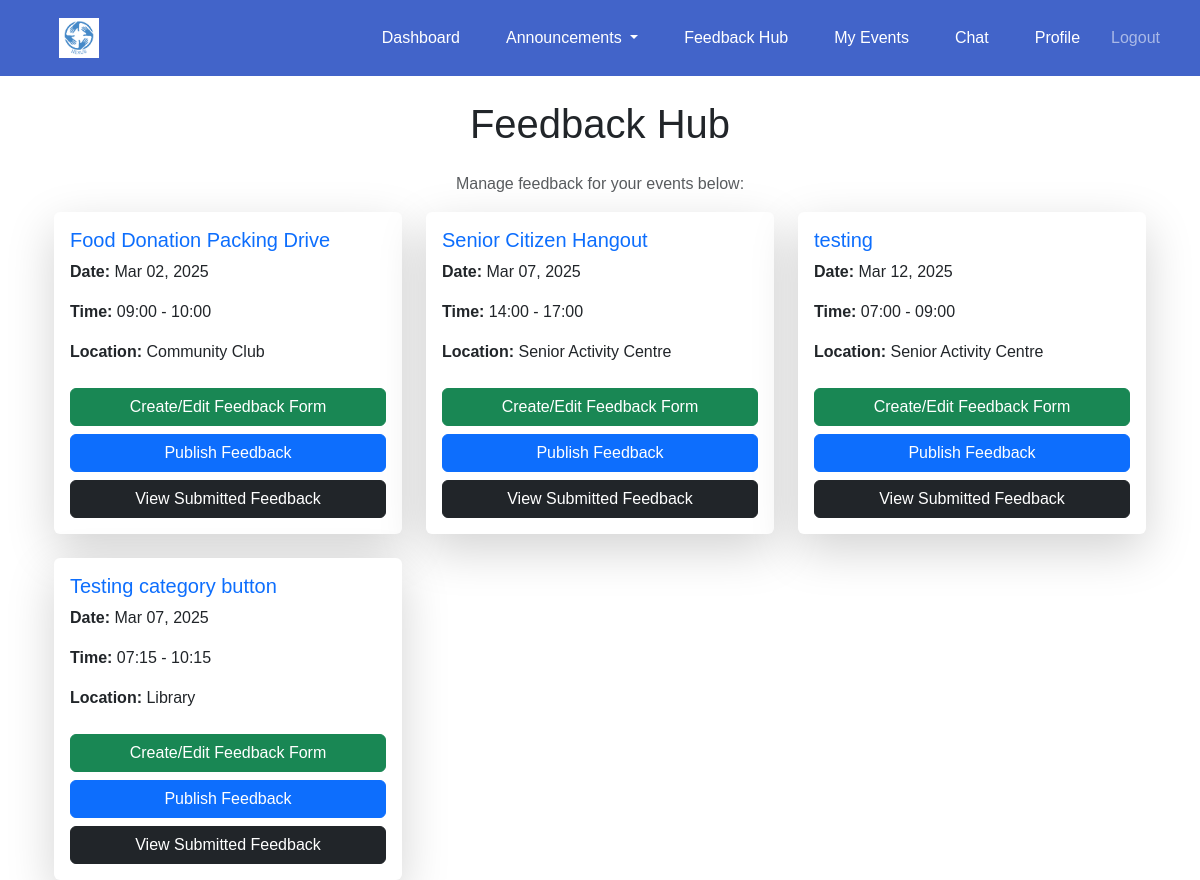
Screenshot of /events/feedback-hub/ (signed in) with the database file from the repository.
### events/models.py (models this page shows, shortened)
class Event(models.Model):
    CATEGORY_CHOICES = [
        ('education', 'Education'),
        ('social development', 'Social Development'),
        ('senior citizen', 'Senior Citizen'),
    ]
    organisation = models.ForeignKey(settings.AUTH_USER_MODEL, on_delete=models.CASCADE)
    name = models.CharField(max_length=255)
    description = models.TextField()
    date = models.DateTimeField()
    start_time = models.TimeField(default=time(9, 0))  # Default: 09:00 AM
    end_time = models.TimeField(default=time(17, 0))  # Default: 05:00 PM
    location = models.CharField(max_length=255)
    volunteers_needed = models.PositiveIntegerField()
    roles_responsibilities = models.TextField()
    category = models.CharField(max_length=50, choices=CATEGORY_CHOICES, blank=False, default='Education')

### events/views.py (the view)
# urls.py: path('feedback-hub/', views.feedback_hub, name='feedback_hub'),
@login_required
def feedback_hub(request):
    events = Event.objects.filter(organisation=request.user)  # Get all events for this organization
    return render(request, "events/feedback_hub.html", {"events": events})

### events/templates/events/feedback_hub.html (shortened to what this page needs)
{% extends "base.html" %}
{% block content %}
<div class="container mt-4">
    <h1 class="mb-4 text-center">Feedback Hub</h1>
    <p class="text-muted text-center">Manage feedback for your events below:</p>
    {% if events %}
        <div class="row g-4">
            {% for event in events %}
                <div class="col-md-6 col-lg-4">
                    <div class="card shadow-lg border-0 h-100">
                        <div class="card-body d-flex flex-column">
                            <h5 class="card-title text-primary">{{ event.name }}</h5>
                            <p class="card-text">
                                <strong>Date:</strong>
                                {{ event.date|date:"M d, Y" }}
                            </p>
                            <p class="card-text">
                                <strong>Time:</strong>
                                {{ event.start_time|time:"H:i" }} - {{ event.end_time|time:"H:i" }}
                            </p>
                            <p class="card-text">
                                <strong>Location:</strong>
                                {{ event.location }}
                            </p>
                            <div class="d-grid gap-2 mt-2">
                                <a href="{% url 'events:create_feedback_form' event.id %}"
                                   class="btn btn-success">
                                     Create/Edit Feedback Form
                                </a>
                                <a href="{% url 'events:publish_feedback' event.id %}"
                                   class="btn btn-primary">
                                     Publish Feedback
                                </a>
                                <a href="{% url 'events:view_feedback' event.id %}"
                                   class="btn btn-dark">
                                     View Submitted Feedback
                                </a>
                            </div>
                        </div>
                    </div>
                </div>
            {% endfor %}
        </div>
    {% else %}
        <p class="text-center text-muted">You have no events listed.</p>
    {% endif %}
</div>
{% endblock %}

### templates/base.html (style rules this page uses)
body { margin: 0; font-family: Arial, sans-serif; }

### rows the page displays
Event: name "Food Donation Packing Drive", date "Mar 02, 2025", start_time "09:00", end_time "10:00", location "Community Club"
Event: name "Senior Citizen Hangout", date "Mar 07, 2025", start_time "14:00", end_time "17:00", location "Senior Activity Centre"
Event: name "testing", date "Mar 12, 2025", start_time "07:00", end_time "09:00", location "Senior Activity Centre"
Event: name "Testing category button", date "Mar 07, 2025", start_time "07:15", end_time "10:15", location "Library"
